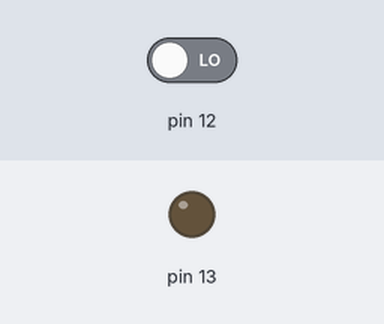
Simulated run of this sketch. Board: Arduino Uno, built with avr-gcc and run on an emulated ATmega328P. Parts: output pins drawn as LEDs (lit = HIGH). The test bench sets the inputs (shaded band); at power-on: pin 12 LOW. What the sketch prints to the serial monitor is not drawn.

Above: at 1.2 s.
1.3 s: pin 12 driven HIGH
At 2.1 s:
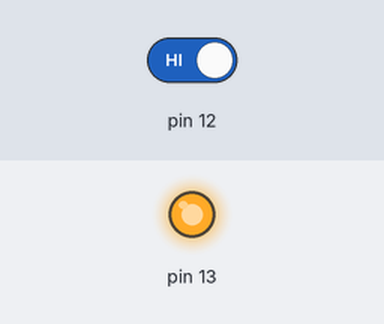
2.8 s: pin 12 driven LOW
At 3.3 s:
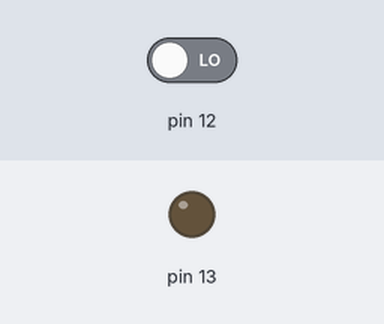
Timing chart, 0 to 5.8 s (numbered marks = the images above; inputs shaded):
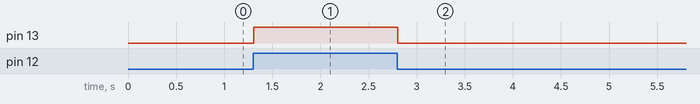

Measured:
- after the input at 1.3 s, pin 13: LOW → HIGH at once
- after the input at 2.8 s, pin 13: HIGH → LOW at once

The sketch:

Digital_Input_with_Floating_Pin.ino
```cpp
void setup()
{
  pinMode(13, OUTPUT);
  pinMode(12, INPUT);
  Serial.begin(9600);
}

void loop()
{
  int state = digitalRead(12);
  Serial.println(state);

  if (state==HIGH)
  {
    digitalWrite(13,HIGH);
  }
  else
  {
    digitalWrite(13, LOW);
  }
}
```
